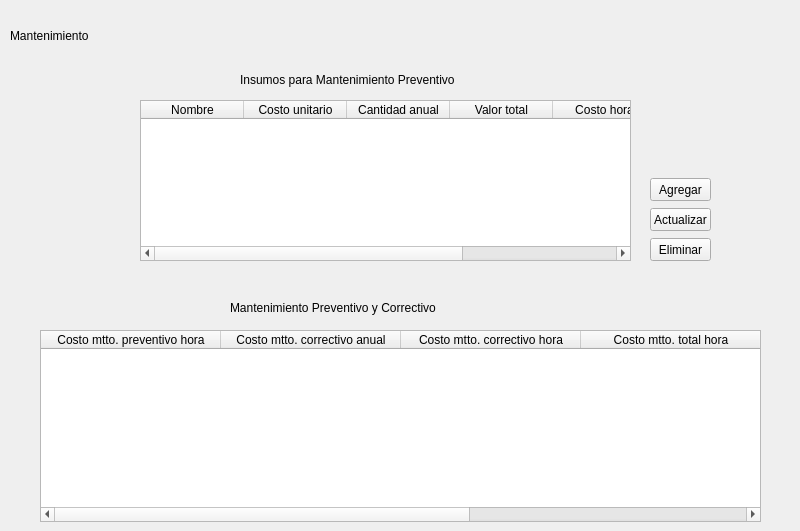
    <widget class="QWidget" name="page_7">
     <widget class="QLabel" name="label_12">
      <property name="geometry">
       <rect>
        <x>10</x>
        <y>20</y>
        <width>781</width>
        <height>31</height>
       </rect>
      </property>
      <property name="text">
       <string>Mantenimiento</string>
      </property>
     </widget>
     <widget class="QTableWidget" name="tableWidget_7">
      <property name="geometry">
       <rect>
        <x>140</x>
        <y>100</y>
        <width>491</width>
        <height>161</height>
       </rect>
      </property>
      <attribute name="horizontalHeaderDefaultSectionSize">
       <number>103</number>
      </attribute>
      <attribute name="verticalHeaderVisible">
       <bool>false</bool>
      </attribute>
      <column>
       <property name="text">
        <string>Nombre</string>
       </property>
      </column>
      <column>
       <property name="text">
        <string>Costo unitario</string>
       </property>
      </column>
      <column>
       <property name="text">
        <string>Cantidad anual</string>
       </property>
      </column>
      <column>
       <property name="text">
        <string>Valor total</string>
       </property>
      </column>
      <column>
       <property name="text">
        <string>Costo hora</string>
       </property>
      </column>
      <column>
       <property name="text">
        <string>Maquina</string>
       </property>
      </column>
     </widget>
     <widget class="QLabel" name="label_14">
      <property name="geometry">
       <rect>
        <x>240</x>
        <y>70</y>
        <width>321</width>
        <height>20</height>
       </rect>
      </property>
      <property name="text">
       <string>Insumos para Mantenimiento Preventivo</string>
      </property>
     </widget>
     <widget class="QLabel" name="label_15">
      <property name="geometry">
       <rect>
        <x>230</x>
        <y>300</y>
        <width>341</width>
        <height>16</height>
       </rect>
      </property>
      <property name="text">
       <string>Mantenimiento Preventivo y Correctivo</string>
      </property>
     </widget>
     <widget class="QTableWidget" name="tableWidget_8">
      <property name="geometry">
       <rect>
        <x>40</x>
        <y>330</y>
        <width>721</width>
        <height>192</height>
       </rect>
      </property>
      <attribute name="horizontalHeaderDefaultSectionSize">
       <number>180</number>
      </attribute>
      <attribute name="verticalHeaderVisible">
       <bool>false</bool>
      </attribute>
      <column>
       <property name="text">
        <string>Costo mtto. preventivo hora</string>
       </property>
      </column>
      <column>
       <property name="text">
        <string>Costo mtto. correctivo anual</string>
       </property>
      </column>
      <column>
       <property name="text">
        <string>Costo mtto. correctivo hora</string>
       </property>
      </column>
      <column>
       <property name="text">
        <string>Costo mtto. total hora</string>
       </property>
      </column>
      <column>
       <property name="text">
        <string>Máquina</string>
       </property>
      </column>
     </widget>
     <widget class="QPushButton" name="pushButton_13">
      <property name="geometry">
       <rect>
        <x>650</x>
        <y>238</y>
        <width>61</width>
        <height>23</height>
       </rect>
      </property>
      <property name="text">
       <string>Eliminar</string>
      </property>
     </widget>
     <widget class="QPushButton" name="pushButton_14">
      <property name="geometry">
       <rect>
        <x>650</x>
        <y>208</y>
        <width>61</width>
        <height>23</height>
       </rect>
      </property>
      <property name="text">
       <string>Actualizar</string>
      </property>
      <property name="checkable">
       <bool>true</bool>
      </property>
     </widget>
     <widget class="QPushButton" name="pushButton_15">
      <property name="geometry">
       <rect>
        <x>650</x>
        <y>178</y>
        <width>61</width>
        <height>23</height>
       </rect>
      </property>
      <property name="text">
       <string>Agregar</string>
      </property>
     </widget>
    </widget>
